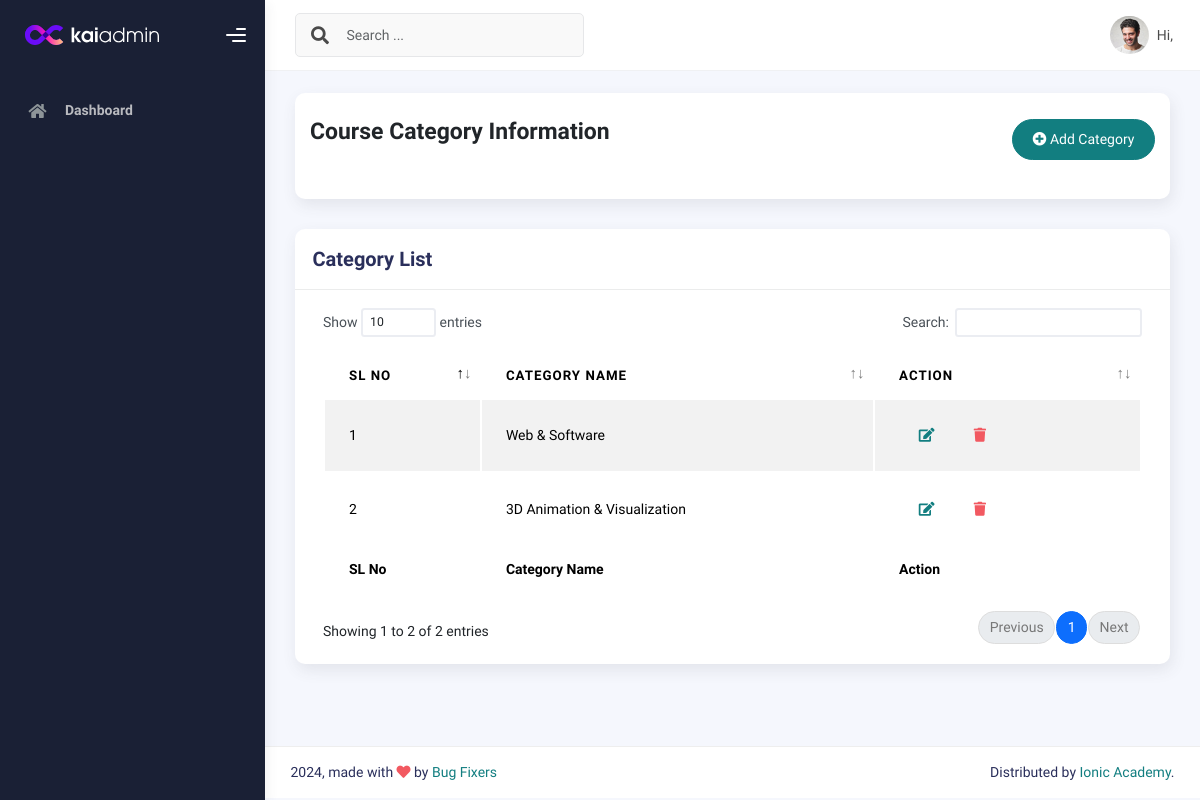
The page /categorylist/ (signed in) on the database as committed earlier.
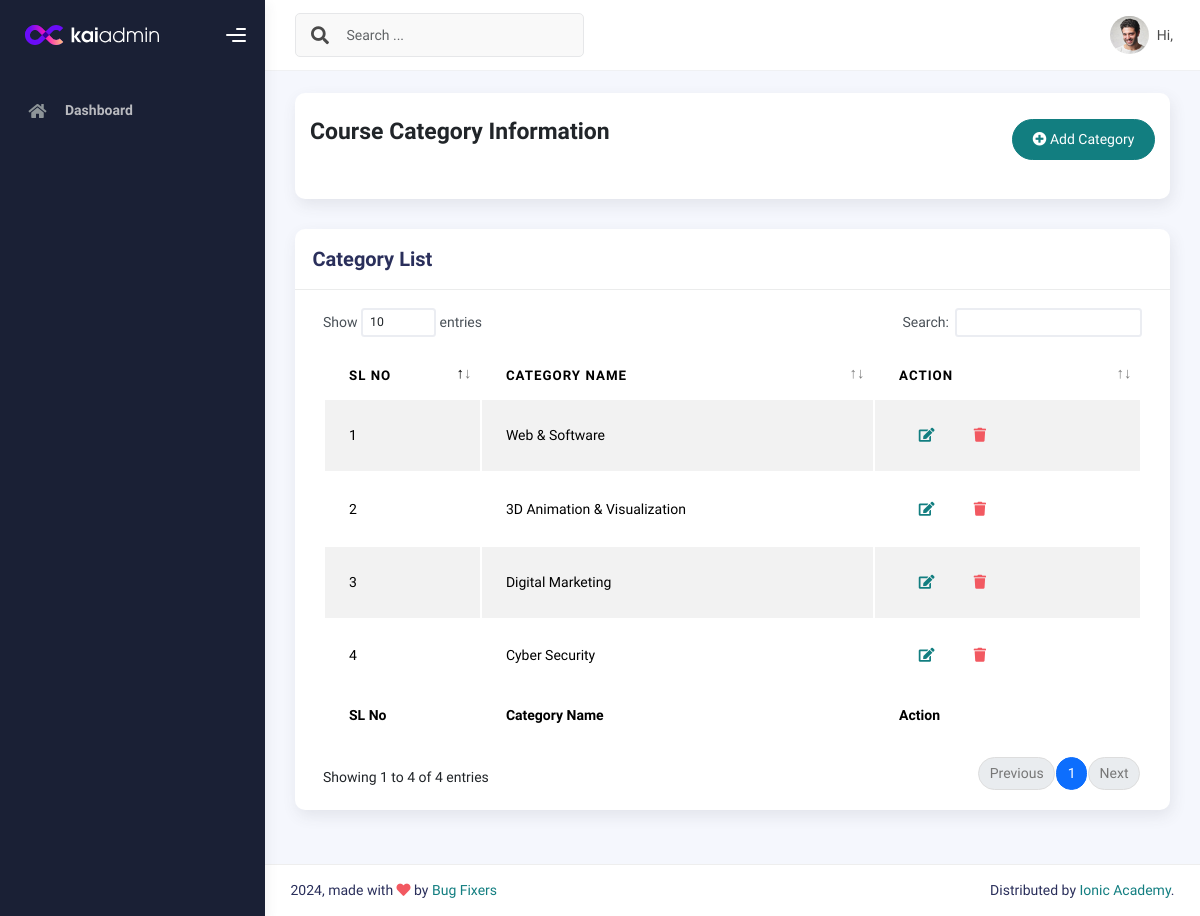
The same page on the database as committed later.
### IMSapp/models.py (models this page shows, shortened)
class CourseCategoryModel(models.Model):
    CategoryName = models.CharField(max_length=100,null=True)

### IMSapp/courseviews.py (the view)
# urls.py: path('categorylist/',categorylist,name="categorylist"),
@login_required
def categorylist(request):
    categorydata = CourseCategoryModel.objects.all()
    return render(request,'courses/categorylist.html',{'categorydata':categorydata})

### IMSapp/templates/courses/categorylist.html
{% extends "profilemaster/master.html" %}
{% block content %}
<div class="col-sm-12 col-md-12">
    <div class="card card-stats card-round">
        <div class="card-body">
            <div class="d-flex align-items-left align-items-md-center flex-column flex-md-row pt-2 pb-4">
                <div>
                    <h3 class="fw-bold mb-3">Course Category Information</h3>
                </div>
                <div class="ms-md-auto py-2 py-md-0">
                    <a href="{% url 'addcategory' %}" class="btn btn-primary btn-round"><i class="fas fa-plus-circle"></i> Add Category</a>
                </div>
            </div>
        </div>
    </div>
</div>
<div class="col-md-12">
    <div class="card">
      <div class="card-header">
        <h4 class="card-title">Category List</h4>
      </div>
      <div class="card-body">
        <div class="table-responsive">
          <table id="basic-datatables" class="display table table-striped table-hover">
            <thead>
              <tr>
                <th>SL No</th>
                <th>Category Name</th>
                <th>Action</th>
              </tr>
            </thead>
            <tfoot>
              <tr>
                <th>SL No</th>
                <th>Category Name</th>
                <th>Action</th>
              </tr>
            </tfoot>
            <tbody>
              {% for i in categorydata %}
                <tr>
                  <td>{{forloop.counter}}</td>
                  <td>{{i.CategoryName}}</td>
                  <td>
                    <div class="form-button-action">
                      <a href="{% url 'editcategory' i.id %}" class="btn btn-link btn-primary btn-md">
                        <i class="fa fa-edit"></i>
                      </a>
                      <a href="{% url 'deletecategory' i.id %}" class="btn btn-link btn-danger btn-md">
                        <i class="fa fa-trash"></i>
                      </a>
                    </div>
                  </td>
                </tr>
              {% endfor %}
            </tbody>
          </table>
        </div>
      </div>
    </div>
  </div>
{% endblock content %}

Rows that differ between the two databases and show on the page:
added CourseCategoryModel: CategoryName "Digital Marketing"
added CourseCategoryModel: CategoryName "Cyber Security"
Other text that changed with them:
text written by a page script: "Show entries Search: Showing 1 to 2 of 2 entries Previous 1 Next" → "Show entries Search: Showing 1 to 4 of 4 entries Previous 1 Next"
